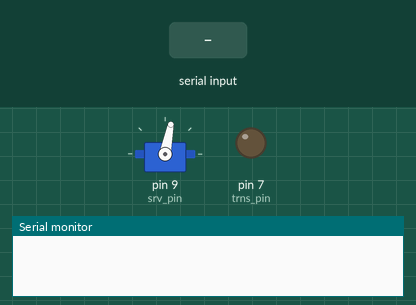
Simulated run of this sketch. Board: Arduino Uno, built with avr-gcc and run on an emulated ATmega328P. On the bench: servo, output pins drawn as LEDs (lit = HIGH), the last lines printed to the serial monitor. The inputs (shaded band) are chosen by the test bench.

Above: at 1.2 s.
1.3 s: "1" received over Serial
At 1.65 s:
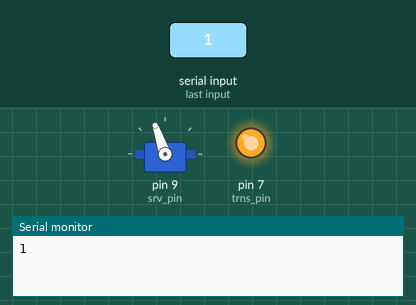
4.3 s: "0" received over Serial
At 4.97 s:
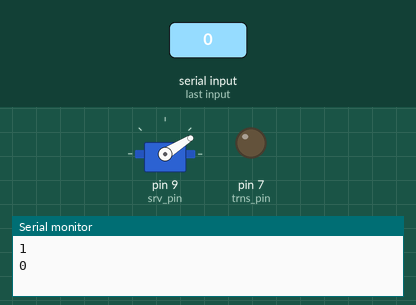
7.3 s: "2" received over Serial
At 7.69 s:
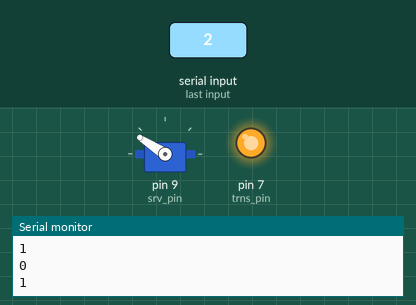
10.3 s: "1" received over Serial
At 10.71 s:
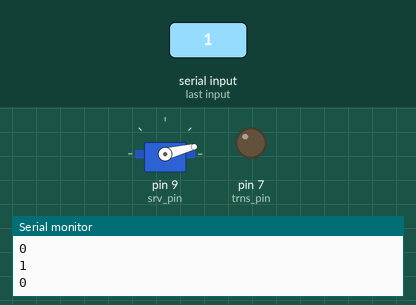
13.3 s: "0" received over Serial
At 13.72 s:
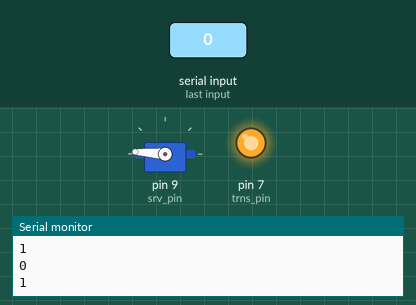
16.3 s: "2" received over Serial
At 17.95 s:
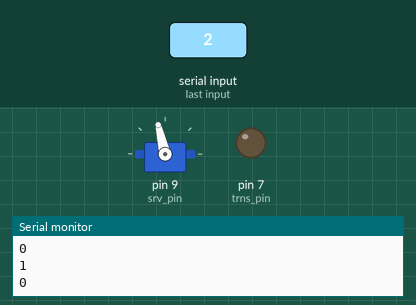
Timing chart, 0 to 58.8 s (numbered marks = the images above; inputs shaded):
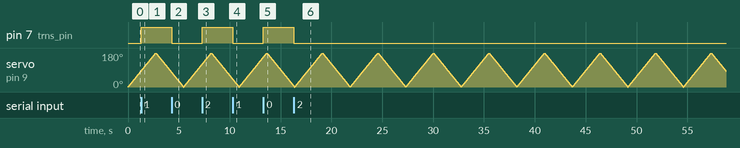

Measured:
- after the input at 1.3 s, pin 7 (trns_pin): LOW → HIGH at once
- after the input at 4.3 s, pin 7 (trns_pin): HIGH → LOW at once
- after the input at 7.3 s, pin 7 (trns_pin): LOW → HIGH at once
- after the input at 10.3 s, pin 7 (trns_pin): HIGH → LOW at once
- after the input at 13.3 s, pin 7 (trns_pin): LOW → HIGH at once
- after the input at 16.3 s, pin 7 (trns_pin): HIGH → LOW at once

The sketch:

servo_trans_test.ino
```cpp
#include <Servo.h>
#define srv_pin 9
#define trns_pin 7

Servo servo;
int pos = 0;
bool trns_state = 0;

void setup() {
  // put your setup code here, to run once:
  Serial.begin(9600);
  pinMode(trns_pin, OUTPUT);
  digitalWrite(trns_pin, trns_state);
  servo.attach(srv_pin);
}

void loop() {
  for(pos = 0; pos <= 180; pos += 1) // goes from 0 degrees to 180 degrees
  {                                  // in steps of 1 degree'
    if (Serial.available()) {
      while (Serial.available()) {
        Serial.read();
      }
      digitalWrite(trns_pin, !digitalRead(trns_pin));
      Serial.println(digitalRead(trns_pin));
//      digitalWrite(trns_pin, !trns_state);
//      trns_state = !trns_state;
//      Serial.println(trns_state);
    }
    servo.write(pos);              // tell servo to go to position in variable 'pos'
    delay(15);                       // waits 15ms for the servo to reach the position
  }
//  Serial.println(180);
  for(pos = 180; pos>=0; pos-=1)     // goes from 180 degrees to 0 degrees
  {
    if (Serial.available()) {
      while (Serial.available()) {
        Serial.read();
      }
      digitalWrite(trns_pin, !digitalRead(trns_pin));
      Serial.println(digitalRead(trns_pin));
//      digitalWrite(trns_pin, !trns_state);
//      trns_state = !trns_state;
//      Serial.println(trns_state);
    }
    servo.write(pos);              // tell servo to go to position in variable 'pos'
    delay(15);                       // waits 15ms for the servo to reach the position
  }
//  Serial.println(0);
}
```
